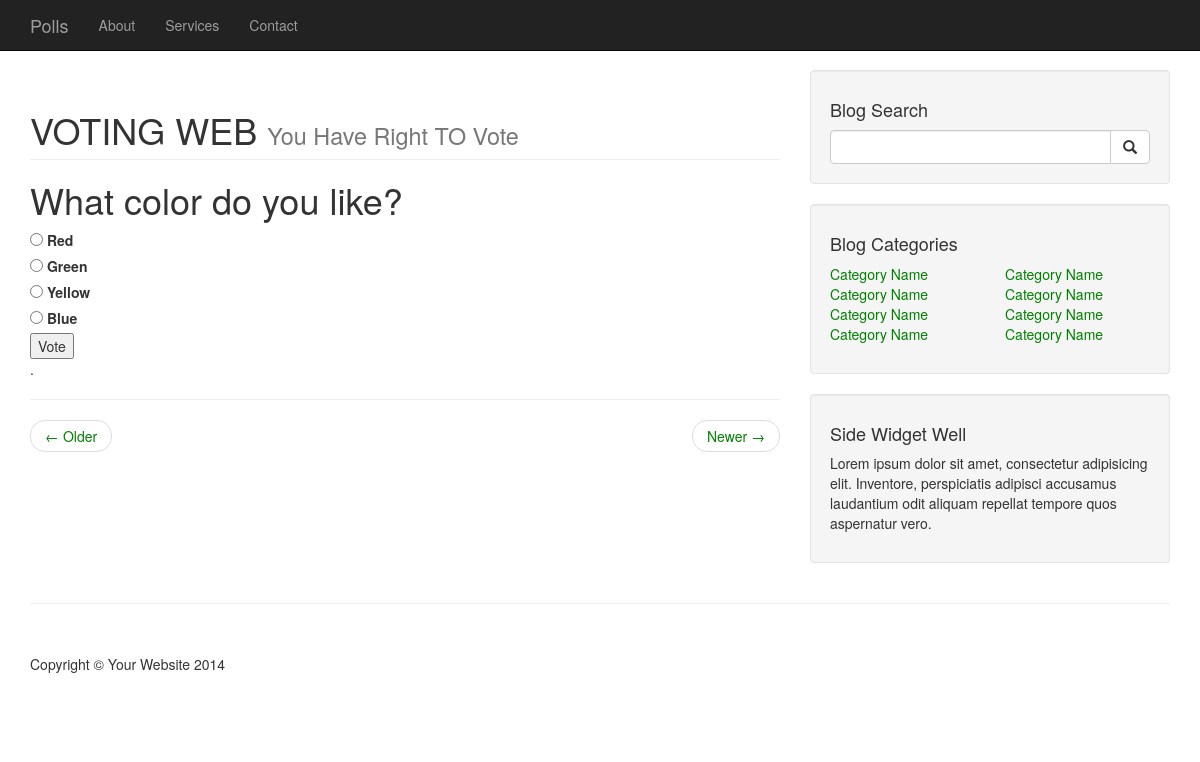
Screenshot of /polls/4/ with the database file from the repository.
### polls/models.py (models this page shows, shortened)
class Question(models.Model):
	content=RichTextUploadingField(blank=True)
	question_text=models.CharField(max_length=200)
	pub_date=models.DateTimeField('date published', default=timezone.now)
	def was_published_recently(self):
		now=timezone.now()
		return now - datetime.timedelta(days=1)  <= self.pub_date <=now
	was_published_recently.admin_order_field='pub_date'
	was_published_recently.boolean=True
	was_published_recently.short_description='Published recently?'

class Choice(models.Model):
	question=models.ForeignKey(Question)
	choice_text=models.CharField(max_length=200)
	votes=models.IntegerField(default=0)

### polls/views.py (the view)
# urls.py: url(r'^(?P<pk>[0-9]+)/$',views.DetailView.as_view(),name='detail'),
class DetailView(generic.DetailView):
	model=Question
	template_name='polls/detail.html'
	def get_queryset(self):
		return Question.objects.filter(pub_date__lte=timezone.now())

### polls/templates/polls/detail.html (shortened to what this page needs)
{% extends "polls/base.html" %}
{% block content%}
<h1>{{ question.question_text }}</h1>
<form action="{% url 'polls:vote' question.id %}" method="post">
{% for choice in question.choice_set.all %}
	<input type ="radio" name="choice" id="choice{{forloop.counter}}" value="{{choice.id}}"/>
	<label for="choice{{forloop.counter}}">{{choice.choice_text}}</label><br />
{% endfor %}
<input type="submit" value="Vote"/>
</form>
{% endblock %}

### polls/static/polls/style.css (style rules this page uses)
body { padding-top: 70px; }

### rows the page displays
Question: question_text "What color do you like?"
Choice: choice_text "Red"
Choice: choice_text "Green"
Choice: choice_text "Yellow"
Choice: choice_text "Blue"
